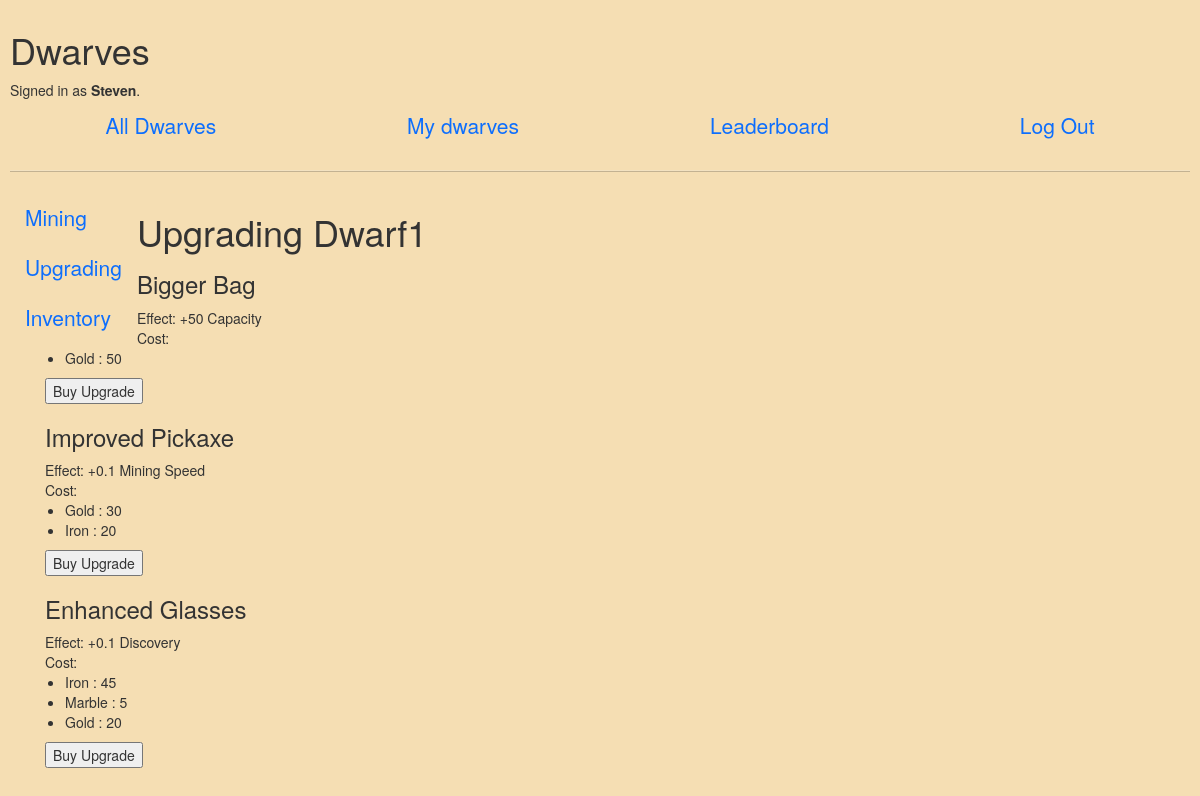
The page /upgrading/Dwarf1 (signed in) on the database its author committed.
### dwarves/models.py (models this page shows, shortened)
class User(AbstractUser):
    gold_obtained = models.IntegerField(default=0)

class Upgrade(models.Model):
    name = CharField(max_length=64)
    speed = FloatField(default=0)
    capacity = IntegerField(default=0)
    discovery = FloatField(default=0)
    requirement = models.IntegerField(default=0)

class Mineral(models.Model):
    user = ForeignKey(User,blank=True, null=True, default="", on_delete=CASCADE, related_name="inventory")
    upgrade = ForeignKey(Upgrade,blank=True, null=True, default="", on_delete=CASCADE, related_name="cost")
    mine = ForeignKey(Mine,blank=True, null=True, default="", on_delete=CASCADE, related_name="minerals")
    name = models.CharField(max_length=64, choices=possible_minerals)
    value = models.IntegerField(blank=True, null=True, default=0)
    rarity = models.CharField(max_length=64, blank=True, null=True, default='', choices=[
        ('', ''), ('common', 'Common') ,('uncommon', 'Uncommon'), ('rare', 'Rare'), ('very_rare', 'Very Rare')])

### dwarves/views.py (the view)
# urls.py: path("upgrading/<str:name>", views.upgrading, name="upgrading"),
@login_required(login_url='login')
def upgrading(request, name):
    try:
        dwarf = request.user.user_dwarfs.get(name = name)
    except ObjectDoesNotExist:
        return redirect("select")
    upgrades = Upgrade.objects.all()
    return render(request, "dwarves/upgrading.html",{
        "page_title" : f"Upgrading {name}",
        "dwarf" : dwarf,
        "upgrades" : upgrades,
    })

### dwarves/templatetags/tags.py (called while the page is built)
@register.filter(name='get_effect')
def get_effect(upgrade):
    effect = ""
    if upgrade.speed != 0:
        effect += f"+{upgrade.speed} Mining Speed"
    if upgrade.capacity != 0:
        effect += f"+{upgrade.capacity} Capacity"
    if upgrade.discovery != 0:
        effect += f"+{upgrade.discovery} Discovery"
    return effect

### dwarves/templates/dwarves/upgrading.html (shortened to what this page needs)
{% extends "dwarves/layout.html" %}
{% load tags %}
{% block body %}
<h1>{{ page_title }}</h1>
    {% for upgrade in upgrades %}
    <div class="containter">
        <h3> {{ upgrade.name }} </h3>
        Effect: {{ upgrade|get_effect }}
        <br>Cost:
        <ul>
            {% for mineral in upgrade.cost.all %}
                <li>{{ mineral.name }} : {{ mineral.value }}</li>
            {% endfor %}
        </ul>
        <form action="{% url 'buy_upgrade' dwarf.name upgrade.name %}" method="post">
            <input type="submit" name={{ upgrade.name }} value="Buy Upgrade">
        </form>
    </div>
    {% endfor %}
{% endblock %}

### dwarves/templates/dwarves/layout.html (shortened to what this page needs)
{% load static %}
<!DOCTYPE html>
<html lang="en">
    <head>
        <link href="https://cdn.jsdelivr.net/npm/bootstrap@5.0.0-beta2/dist/css/bootstrap.min.css" rel="stylesheet">
        <link href="{% static 'dwarves/styles.css' %}" rel="stylesheet">
        <link rel="stylesheet" href="https://stackpath.bootstrapcdn.com/bootstrap/3.4.1/css/bootstrap.min.css">
    </head>
    <body>
        <h1>Dwarves</h1>
        <div>
            {% if user.is_authenticated %}
                Signed in as <strong>{{ user.username }}</strong>.
            {% else %}
                Not signed in.
            {% endif %}
        </div>
        <ul class="nav justify-content-center nav-fill">
            <li class="nav-item">
                <a class="nav-link" href="{% url 'all_dwarves' %}">All Dwarves</a>
            </li>
            {% if user.is_authenticated %}
                <li class="nav-item">
                    <a class="nav-link" href="{% url 'my_dwarves' %}">My dwarves</a>
                </li>
                <li class="nav-item">
                    <a class="nav-link" href="{% url 'leaderboard' %}">Leaderboard</a>
                </li>
                <li class="nav-item">
                    <a class="nav-link" href="{% url 'logout' %}">Log Out</a>
                </li>
            {% endif %}
        </ul>
        <hr>
        <div class="vertical-nav">
            <ul class="nav flex-column">
            <li class="nav-item">
              <a class="nav-link active" aria-current="page" href="{% url 'mining' %}">Mining</a>
            </li>
            <li class="nav-item">
              <a class="nav-link" href="{% url 'select' %}">Upgrading</a>
            </li>
            <li class="nav-item">
              <a class="nav-link" href="{% url 'inventory' %}">Inventory</a>
            </li>
            </ul>
        </div>
            <div class="container">
            {% block body %}
            {% endblock %}
            </div>
    </body>
</html>

### dwarves/static/dwarves/styles.css (style rules this page uses)
body { padding: 10px; background-color:wheat !important; }
.nav-link { font-size: 150% !important; }
.vertical-nav { float: left !important; }

### rows shown on the page
User: username "Steven"
Upgrade: name "Bigger Bag", speed+capacity+discovery "+50 Capacity"
Mineral: name "Gold", value "50"
Upgrade: name "Improved Pickaxe", speed+capacity+discovery "+0.1 Mining Speed"
Mineral: name "Gold", value "30"
Mineral: name "Iron", value "20"
Upgrade: name "Enhanced Glasses", speed+capacity+discovery "+0.1 Discovery"
Mineral: name "Iron", value "45"
Mineral: name "Marble", value "5"
Mineral: name "Gold", value "20"

### other values the page prints
{{ page_title }} "Upgrading Dwarf1"
